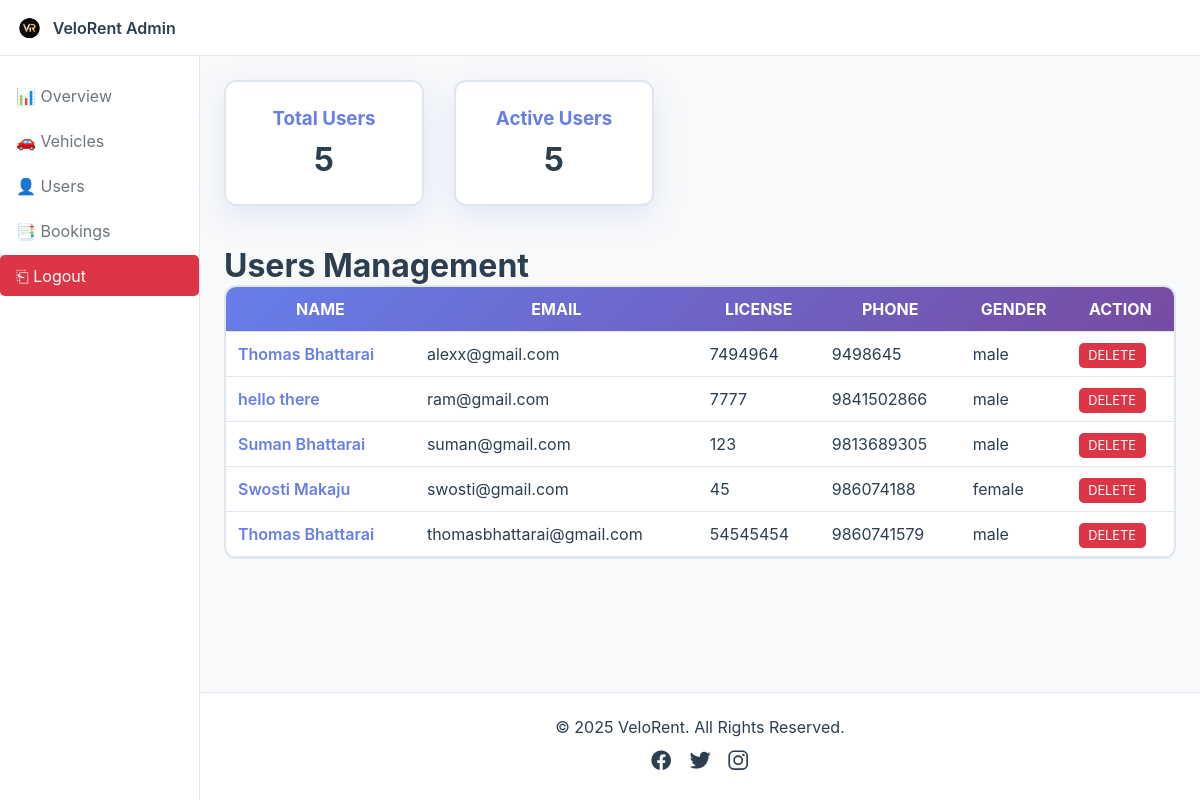
Page /adminusers.php (signed in) on the committed database.
### tables this page shows
CREATE TABLE `users` (
  `FNAME` varchar(255) NOT NULL,
  `LNAME` varchar(255) NOT NULL,
  `EMAIL` varchar(255) NOT NULL,
  `LIC_NUM` varchar(255) NOT NULL,
  `PHONE_NUMBER` bigint(11) NOT NULL,
  `PASSWORD` varchar(255) NOT NULL,
  `GENDER` varchar(255) NOT NULL
);

### adminusers.php (the view, shortened to what this page needs)
<?php
require_once('connection.php');
$count_query = "SELECT COUNT(*) as total FROM users";
$count_result = mysqli_query($con, $count_query);
$count_row = mysqli_fetch_assoc($count_result);
$total_users = $count_row['total'];
$active_users = $total_users;
?>
<!DOCTYPE html>
<html lang="en">
<head>
</head>
<body>
<nav class="navbar">
    <div style="display:flex;align-items:center;gap:10px;">
        <img src="images/icon.png">
        <span style="font-weight:600;">VeloRent Admin</span>
    </div>
</nav>
<aside class="sidebar">
    <ul>
        <li><a href="adminoverview.php">📊 Overview</a></li>
        <li><a href="adminvehicle.php">🚗 Vehicles</a></li>
        <li><a href="adminusers.php">👤 Users</a></li>
        <li><a href="adminbook.php">📑 Bookings</a></li>
        <li><a href="index.php" class="logout">⎗ Logout</a></li>
    </ul>
</aside>
<main class="main-content">
    <div class="admin-stats">
        <div class="stat-card"><h3>Total Users</h3><p><?php echo $total_users; ?></p></div>
        <div class="stat-card"><h3>Active Users</h3><p><?php echo $active_users; ?></p></div>
    </div>
    <h1>Users Management</h1>
    <div class="table-container">
        <table class="content-table">
            <thead>
                <tr>
                    <th>NAME</th>
                    <th>EMAIL</th>
                    <th>LICENSE</th>
                    <th>PHONE</th>
                    <th>GENDER</th>
                    <th>ACTION</th>
                </tr>
            </thead>
            <tbody>
            <?php
            $query = "SELECT * FROM users";
            $queryy = mysqli_query($con, $query);
            while($res = mysqli_fetch_array($queryy)):
            ?>
                <tr>
                    <td><a href="adminbook.php?user=<?=urlencode($res['EMAIL'])?>" style="color:#667eea;font-weight:600;text-decoration:none;"><?=htmlspecialchars($res['FNAME']." ".$res['LNAME'])?></a></td>
                    <td><?=htmlspecialchars($res['EMAIL'])?></td>
                    <td><?=htmlspecialchars($res['LIC_NUM'])?></td>
                    <td><?=htmlspecialchars($res['PHONE_NUMBER'])?></td>
                    <td><?=htmlspecialchars($res['GENDER'])?></td>
                    <td>
                        <a href="deleteuser.php?id=<?=urlencode($res['EMAIL'])?>" class="button" onclick="return confirm('Delete this user?')">DELETE</a>
                    </td>
                </tr>
            <?php endwhile; ?>
            </tbody>
        </table>
    </div>
</main>
 <footer>
        <p>&copy; 2025 VeloRent. All Rights Reserved.</p>
         <div class="socials">
        <a href="https://www.facebook.com/thomasbhattrai " target="_blank"><ion-icon name="logo-facebook"></ion-icon></a>
        <a href="https://x.com/ " target="_blank"><ion-icon name="logo-twitter"></ion-icon></a>
        <a href="https://www.instagram.com/swostimakaju/ " target="_blank"><ion-icon name="logo-instagram"></ion-icon></a>
    </div>
    </footer>
</body>
</html>

### adminusers.php (style rules this page uses)
:root { --primary:#667eea; --secondary:#764ba2; --danger:#dc3545; --bg:#f8f9fa; --card:#ffffff; --border:#e0e6ed; --text:#2c3e50; --muted:#6c757d; }
* { margin:0; padding:0; box-sizing:border-box; font-family:"Source Sans Pro",-apple-system,BlinkMacSystemFont,"Segoe UI",Roboto,Arial,sans-serif; }
body { background:var(--bg); color:var(--text); min-height:100vh; display:flex; flex-direction:column; }
.navbar { position:fixed; top:0;left:0;right:0; height:56px; background:#ffffff; border-bottom:1px solid var(--border); display:flex; align-items:center; padding:0 1rem; z-index:1030; }
.navbar img { height:40px }
.navbar span { color:var(--text) }
.sidebar { position:fixed; top:56px;left:0;bottom:0; width:200px; background:#ffffff; border-right:1px solid var(--border); padding:1rem 0; z-index:1020; }
.sidebar ul { list-style:none }
.sidebar li { margin:.25rem 0 }
.sidebar a { display:flex; align-items:center; padding:.65rem 1rem; color:var(--muted); text-decoration:none; border-radius:.3rem; transition:.2s; }
.sidebar a.logout { background:var(--danger); color:#fff; }
.main-content { flex:1; margin-left:200px; margin-top:56px; padding:1.5rem; background:var(--bg); }
.admin-stats { display:flex; gap:30px; margin-bottom:40px; flex-wrap:wrap; }
.stat-card { background:var(--card); padding:25px; border-radius:12px; min-width:200px; text-align:center; border:2px solid var(--border); box-shadow:0 10px 30px rgba(102,126,234,.15); }
.stat-card h3 { color:var(--primary); margin-bottom:10px; }
.stat-card p { font-size:2rem; font-weight:700; }
.table-container { overflow-x:auto; border-radius:12px; border:2px solid var(--border); background:#ffffff; }
.content-table { width:100%; border-collapse:collapse; }
.content-table thead { background:linear-gradient(135deg,var(--primary),var(--secondary)); color:#fff; }
.content-table th, .content-table td { padding:.75rem; border-bottom:1px solid var(--border); }
.content-table a.button { background:var(--danger); color:#fff; padding:.3rem .6rem; font-size:.8rem; border-radius:.3rem; text-decoration:none; }
footer { margin-left:200px; background:#ffffff; border-top:1px solid var(--border); padding:1.5rem; text-align:center; color:var(--text); }
.socials { display:flex; justify-content:center; gap:1rem; margin-top:.75rem; }
.socials a { color:var(--text); font-size:1.4rem; }

### rows in the picture
users: FNAME+LNAME "Thomas Bhattarai", EMAIL "alexx@gmail.com", LIC_NUM "7494964", PHONE_NUMBER "9498645", GENDER "male"
users: FNAME+LNAME "hello there", EMAIL "ram@gmail.com", LIC_NUM "7777", PHONE_NUMBER "9841502866", GENDER "male"
users: FNAME+LNAME "Suman Bhattarai", EMAIL "suman@gmail.com", LIC_NUM "123", PHONE_NUMBER "9813689305", GENDER "male"
users: FNAME+LNAME "Swosti Makaju", EMAIL "swosti@gmail.com", LIC_NUM "45", PHONE_NUMBER "986074188", GENDER "female"
users: FNAME+LNAME "Thomas Bhattarai", EMAIL "thomasbhattarai@gmail.com", LIC_NUM "54545454", PHONE_NUMBER "9860741579", GENDER "male"

### other values in the picture
$total_users "5"
$active_users "5"
